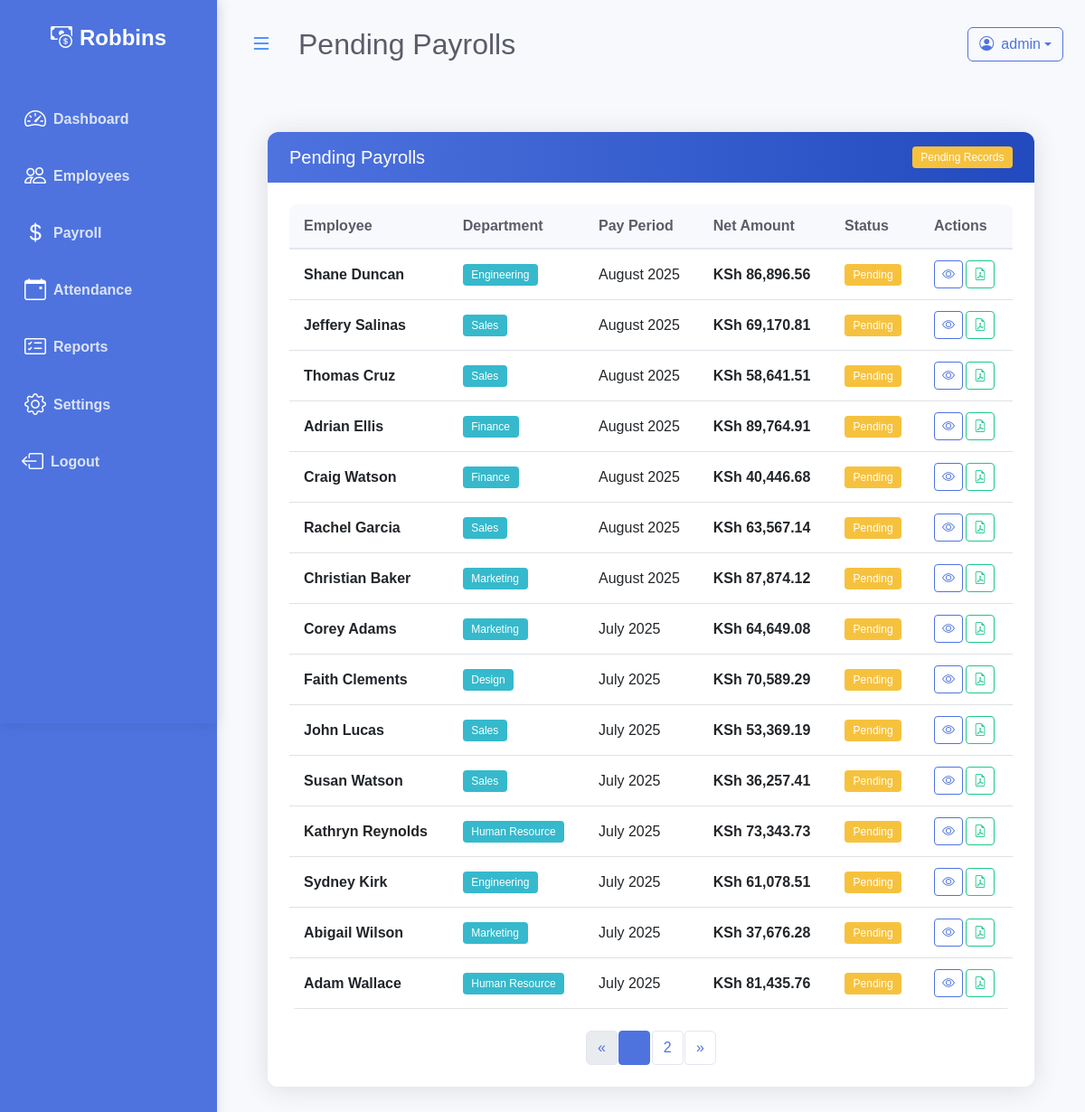
/payrolls/pending/ (signed in), run on the app's committed database.
### payroll/models.py (models this page shows, shortened)
class Company(models.Model):
    name = models.CharField(max_length=255)
    logo = models.ImageField(upload_to='logos/', null=True, blank=True)

class Payroll(models.Model):
    reference_id = models.CharField(
        max_length=50,  # Increased length to accommodate UUID
        unique=True,
        help_text="Unique reference ID for this payroll",
        editable=False  # Prevent manual editing
    )
    PAYMENT_STATUS_CHOICES = [
        ('paid', 'Paid'),
        ('pending', 'Pending'),
    ]
    employee = models.ForeignKey(Employee, on_delete=models.CASCADE, related_name='payrolls')
    pay_period = models.DateField(
        default=timezone.now,
        help_text="Period for which this payroll is generated"
    )
    gross_salary = models.DecimalField(max_digits=10, decimal_places=2)
    total_allowances = models.DecimalField(max_digits=10, decimal_places=2, default=0.00)
    total_deductions = models.DecimalField(max_digits=10, decimal_places=2, default=0.00)
    net_salary = models.DecimalField(max_digits=10, decimal_places=2)
    payment_status = models.CharField(
        max_length=20,
        choices=PAYMENT_STATUS_CHOICES,
        default='pending'
    )
    payment_date = models.DateField(blank=True, null=True)
    created_at = models.DateTimeField(auto_now_add=True)
    updated_at = models.DateTimeField(auto_now=True)
    tax_rate = models.DecimalField(max_digits=5, decimal_places=2, default=0)
    health_insurance = models.DecimalField(max_digits=10, decimal_places=2, default=0)
    retirement_rate = models.DecimalField(max_digits=5, decimal_places=2, default=0)
    tax_amount = models.DecimalField(max_digits=10, decimal_places=2, default=0)
    retirement_amount = models.DecimalField(max_digits=10, decimal_places=2, default=0)
    class Meta:
        ordering = ['-pay_period', 'employee__first_name']
        unique_together = ['employee', 'pay_period']

class Employee(models.Model):
    ACTIVE_STATUS = [
        ('active', 'Active'),
        ('on_leave', 'On Leave'),
        ('probation', 'Probation'),
    ]
    DEPARTMENT_CHOICES = [
        ('engineering', 'Engineering'),
        ('marketing', 'Marketing'),
        ('sales', 'Sales'),
        ('human_resource', 'Human Resource'),
        ('finance', 'Finance'),
        ('design', 'Design'),
    ]
    first_name = models.CharField(max_length=30)
    last_name = models.CharField(max_length=30)
    email = models.EmailField()
    phone_number = models.CharField(max_length=15, blank=True, null=True)
    hire_date = models.DateField()
    department = models.CharField(
        max_length=20,
        choices=DEPARTMENT_CHOICES,
        null=True,
        blank=True,
    )
    salary = models.DecimalField(max_digits=10, decimal_places=2)
    is_active = models.CharField(
        max_length=10,
        choices=ACTIVE_STATUS,
        default='active',
    )

### payroll/views.py (the view)
# urls.py: path('payrolls/pending/', views.pending_payroll_list, name='pending_payroll_list'),
@login_required
def pending_payroll_list(request):
    pending_payrolls_list = Payroll.objects.filter(payment_status='pending').order_by('-pay_period')
    paginator = Paginator(pending_payrolls_list, 15)
    page = request.GET.get('page')
    try:
        pending_payrolls = paginator.page(page)
    except PageNotAnInteger:
        pending_payrolls = paginator.page(1)
    except EmptyPage:
        pending_payrolls = paginator.page(paginator.num_pages)
    context = {
        'pending_payrolls': pending_payrolls,
        'title': 'Pending Payrolls'
    }
    return render(request, 'payroll/pending_payroll_list.html', context)

### payroll/templates/payroll/pending_payroll_list.html (shortened to what this page needs)
{% extends 'base.html' %}
{% load static %}
{% load humanize %}
{% block extra_css %}
<link rel="stylesheet" href="{% static 'payroll/css/payroll_list.css' %}">
{% endblock %}
{% block page_title %}
{{ title }}
{% endblock %}
{% block content %}
<div class="container-fluid px-4">
        <div class="row my-5">
            <div class="col-12">
                <div class="card animate-fade-in">
                    <div class="card-header d-flex justify-content-between align-items-center">
                        <h5 class="mb-0">{{ title }}</h5>
                        <span class="badge bg-warning">Pending Records</span>
                    </div>
                    <div class="card-body">
                        <div class="table-responsive">
                            <table class="table table-hover align-middle">
                                <thead>
                                    <tr>
                                        <th>Employee</th>
                                        <th>Department</th>
                                        <th>Pay Period</th>
                                        <th>Net Amount</th>
                                        <th>Status</th>
                                        <th>Actions</th>
                                    </tr>
                                </thead>
                                <tbody>
                                    {% for payroll in pending_payrolls %}
                                    <tr>
                                        <td class="fw-bold">{{ payroll.employee.first_name }} {{ payroll.employee.last_name }}</td>
                                        <td><span class="badge bg-info text-white">{{ payroll.employee.get_department_display }}</span></td>
                                        <td>{{ payroll.pay_period|date:"F Y" }}</td>
                                        <td class="fw-bold">KSh {{ payroll.net_salary|floatformat:2|intcomma }}</td>
                                        <td><span class="badge bg-warning">{{ payroll.get_payment_status_display }}</span>
                                        </td>
                                        <td>
                                            <div class="btn-group">
                                                <a href="{% url 'payroll_detail' payroll.id %}" class="btn btn-sm btn-outline-primary"
                                                    title="View Details">
                                                    <i class="bi bi-eye"></i>
                                                </a>
                                                <a href="{% url 'generate_payroll_pdf' payroll.id %}" class="btn btn-sm btn-outline-success"
                                                    title="Download PDF">
                                                    <i class="bi bi-file-earmark-pdf"></i>
                                                </a>
                                            </div>
                                        </td>
                                    </tr>
                                    {% endfor %}
                                </tbody>
                            </table>
                        </div>
                    {% if pending_payrolls.has_other_pages %}
                    <nav aria-label="Page navigation">
                        <ul class="pagination justify-content-center mt-4">
                            {% if pending_payrolls.has_previous %}
                            <li class="page-item">
                                <a class="page-link" href="?page={{ pending_payrolls.previous_page_number }}"
                                    aria-label="Previous">
                                    <span aria-hidden="true">&laquo;</span>
                                </a>
                            </li>
                            {% else %}
                            <li class="page-item disabled">
                                <span class="page-link" aria-hidden="true">&laquo;</span>
                            </li>
                            {% endif %}
                            {% for i in pending_payrolls.paginator.page_range %}
                            {% if pending_payrolls.number == i %}
                            <li class="page-item active" aria-current="page"><span
                                    class="page-link">{{ i }}</span></li>
                            {% else %}
                            <li class="page-item"><a class="page-link" href="?page={{ i }}">{{ i }}</a></li>
                            {% endif %}
                            {% endfor %}
                            {% if pending_payrolls.has_next %}
                            <li class="page-item">
                                <a class="page-link" href="?page={{ pending_payrolls.next_page_number }}"
                                    aria-label="Next">
                                    <span aria-hidden="true">&raquo;</span>
                                </a>
                            </li>
                            {% else %}
                            <li class="page-item disabled">
                                <span class="page-link" aria-hidden="true">&raquo;</span>
                            </li>
                            {% endif %}
                        </ul>
                    </nav>
                    {% endif %}
                </div>
            </div>
        </div>
    </div>
</div>
{% endblock %}

### templates/base.html (shortened to what this page needs)
{% load static %}
<!DOCTYPE html>
<html lang="en">
<head>
    <link href="https://cdn.jsdelivr.net/npm/bootstrap@5.3.0/dist/css/bootstrap.min.css" rel="stylesheet">
    <link href="https://cdn.jsdelivr.net/npm/bootstrap-icons@1.11.0/font/bootstrap-icons.css" rel="stylesheet">
    <link href="https://cdn.jsdelivr.net/npm/select2@4.1.0-rc.0/dist/css/select2.min.css" rel="stylesheet" />
    <link href="https://cdn.jsdelivr.net/npm/select2-bootstrap-5-theme@1.3.0/dist/select2-bootstrap-5-theme.min.css" rel="stylesheet">
    <link rel="stylesheet" href="{% static 'css/style.css' %}">
    <link rel="stylesheet" href="{% static 'css/responsive.css' %}">
    {% block extra_css %}{% endblock %}
</head>
<body {% if user.is_authenticated %}data-session-timeout="{{ request.session.get_expiry_age|default:900 }}"{% endif %}>
    <div id="wrapper" class="page-transition">
        <div id="sidebar-wrapper" class="sidebar">
            {% include 'sidebar.html' %}
        </div>
        <div id="page-content-wrapper">
            <nav class="navbar navbar-expand-lg navbar-light bg-transparent py-4 px-4">
                <div class="d-flex align-items-center">
                    <button class="btn btn-link text-primary fs-4 me-3 d-none d-lg-inline" id="sidebar-toggle" style="box-shadow:none;"><i class="bi bi-list"></i></button>
                    <h2 class="fs-2 m-0">{% block page_title %}{% endblock %}</h2>
                </div>
                {% if user.is_authenticated %}
                <div class="ms-auto d-flex align-items-center">
                    <div class="dropdown">
                        <button class="btn btn-outline-primary dropdown-toggle d-flex align-items-center" type="button" id="userDropdown" data-bs-toggle="dropdown" aria-expanded="false">
                            <i class="bi bi-person-circle me-2"></i>
                            <span>{{ user.username }}</span>
                        </button>
                    </div>
                </div>
                {% endif %}
            </nav>
            <div class="container-fluid">
                {% block content %}{% endblock %}
            </div>
        </div>
    </div>
</body>
</html>

### templates/sidebar.html (shortened to what this page needs)
{% load company_tags %}
<div class="bg-primary-dark" id="sidebar-wrapper">
      <div class="sidebar-heading text-center py-4 fs-4 fw-bold text-white">
        <i class="bi bi-cash-coin me-2"></i><span class="sidebar-label">{% get_company_name %}</span>
      </div>
      <div class="list-group list-group-flush my-3">
        <a href="{% url 'index'%}" class="list-group-item list-group-item-action bg-transparent second-text fw-bold {% if request.resolver_match.url_name == 'index' %}active{% endif %}">
          <i class="bi bi-speedometer2 me-2"></i><span class="sidebar-label">Dashboard</span>
        </a>
        <a href="{% url 'employee_list'%}" class="list-group-item list-group-item-action bg-transparent second-text fw-bold {% if request.resolver_match.url_name == 'employee_list' %}active{% endif %}">
          <i class="bi bi-people me-2"></i><span class="sidebar-label">Employees</span>
        </a>
        <a href="{% url 'payroll'%}" class="list-group-item list-group-item-action bg-transparent second-text fw-bold {% if request.resolver_match.url_name == 'payroll' %}active{% endif %}">
          <i class="bi bi-currency-dollar me-2"></i><span class="sidebar-label">Payroll</span>
        </a>
        <a href="#" class="list-group-item list-group-item-action bg-transparent second-text fw-bold">
          <i class="bi bi-calendar-event me-2"></i><span class="sidebar-label">Attendance</span>
        </a>
        <a href="{% url 'reports' %}" class="list-group-item list-group-item-action bg-transparent second-text fw-bold {% if request.resolver_match.url_name == 'reports' %}active{% endif %}">
          <i class="bi bi-card-checklist me-2"></i><span class="sidebar-label">Reports</span>
        </a>
        <a href="{% url 'company_settings' %}" class="list-group-item list-group-item-action bg-transparent second-text fw-bold {% if request.resolver_match.url_name == 'company_settings' %}active{% endif %}">
          <i class="bi bi-gear me-2"></i><span class="sidebar-label">Settings</span>
        </a>
        {% if user.is_authenticated %}
        <a href="#" onclick="event.preventDefault(); document.getElementById('logout-form').submit();" class="list-group-item list-group-item-action bg-transparent text-danger fw-bold border-0 w-100 text-start">
          <i class="bi bi-box-arrow-left me-2"></i><span class="sidebar-label">Logout</span>
        </a>
        {% else %}
        <a href="{% url 'login' %}" class="list-group-item list-group-item-action bg-transparent second-text fw-bold">
          <i class="bi bi-box-arrow-in-right me-2"></i><span class="sidebar-label">Login</span>
        </a>
        {% endif %}
      </div>
    </div>

### data on the page
Company: name "Robbins"
Payroll: employee.first_name "Shane", employee.last_name "Duncan", employee.department "Engineering", pay_period "August 2025", net_salary "86,896.56", payment_status "Pending"
Payroll: employee.first_name "Jeffery", employee.last_name "Salinas", employee.department "Sales", pay_period "August 2025", net_salary "69,170.81", payment_status "Pending"
Payroll: employee.first_name "Thomas", employee.last_name "Cruz", employee.department "Sales", pay_period "August 2025", net_salary "58,641.51", payment_status "Pending"
Payroll: employee.first_name "Adrian", employee.last_name "Ellis", employee.department "Finance", pay_period "August 2025", net_salary "89,764.91", payment_status "Pending"
Payroll: employee.first_name "Craig", employee.last_name "Watson", employee.department "Finance", pay_period "August 2025", net_salary "40,446.68", payment_status "Pending"
Payroll: employee.first_name "Rachel", employee.last_name "Garcia", employee.department "Sales", pay_period "August 2025", net_salary "63,567.14", payment_status "Pending"
Payroll: employee.first_name "Christian", employee.last_name "Baker", employee.department "Marketing", pay_period "August 2025", net_salary "87,874.12", payment_status "Pending"
Payroll: employee.first_name "Corey", employee.last_name "Adams", employee.department "Marketing", pay_period "July 2025", net_salary "64,649.08", payment_status "Pending"
Payroll: employee.first_name "Faith", employee.last_name "Clements", employee.department "Design", pay_period "July 2025", net_salary "70,589.29", payment_status "Pending"
Payroll: employee.first_name "John", employee.last_name "Lucas", employee.department "Sales", pay_period "July 2025", net_salary "53,369.19", payment_status "Pending"
Payroll: employee.first_name "Susan", employee.last_name "Watson", employee.department "Sales", pay_period "July 2025", net_salary "36,257.41", payment_status "Pending"
Payroll: employee.first_name "Kathryn", employee.last_name "Reynolds", employee.department "Human Resource", pay_period "July 2025", net_salary "73,343.73", payment_status "Pending"
Payroll: employee.first_name "Sydney", employee.last_name "Kirk", employee.department "Engineering", pay_period "July 2025", net_salary "61,078.51", payment_status "Pending"
Payroll: employee.first_name "Abigail", employee.last_name "Wilson", employee.department "Marketing", pay_period "July 2025", net_salary "37,676.28", payment_status "Pending"
Payroll: employee.first_name "Adam", employee.last_name "Wallace", employee.department "Human Resource", pay_period "July 2025", net_salary "81,435.76", payment_status "Pending"

### other printed values
{{ title }} "Pending Payrolls"
{{ user.username }} "admin"
{{ i }} "2"
